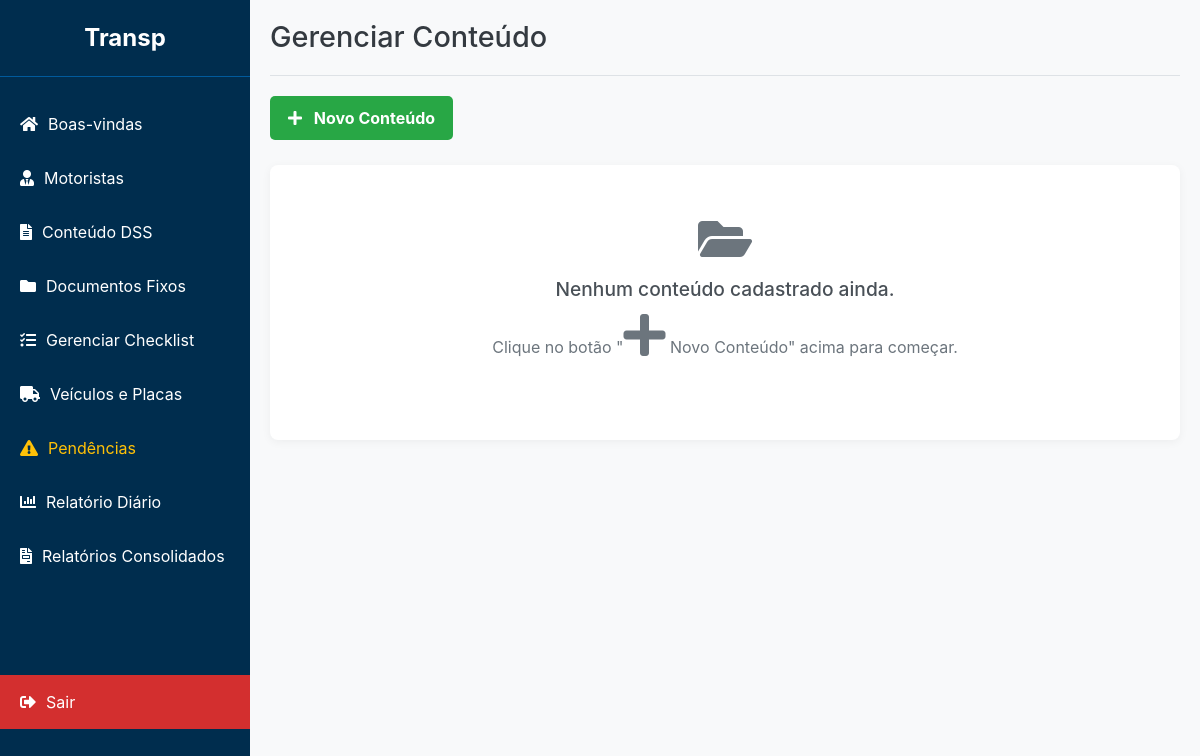
/admin/conteudo (signed in), run on an earlier commit of the app's database.
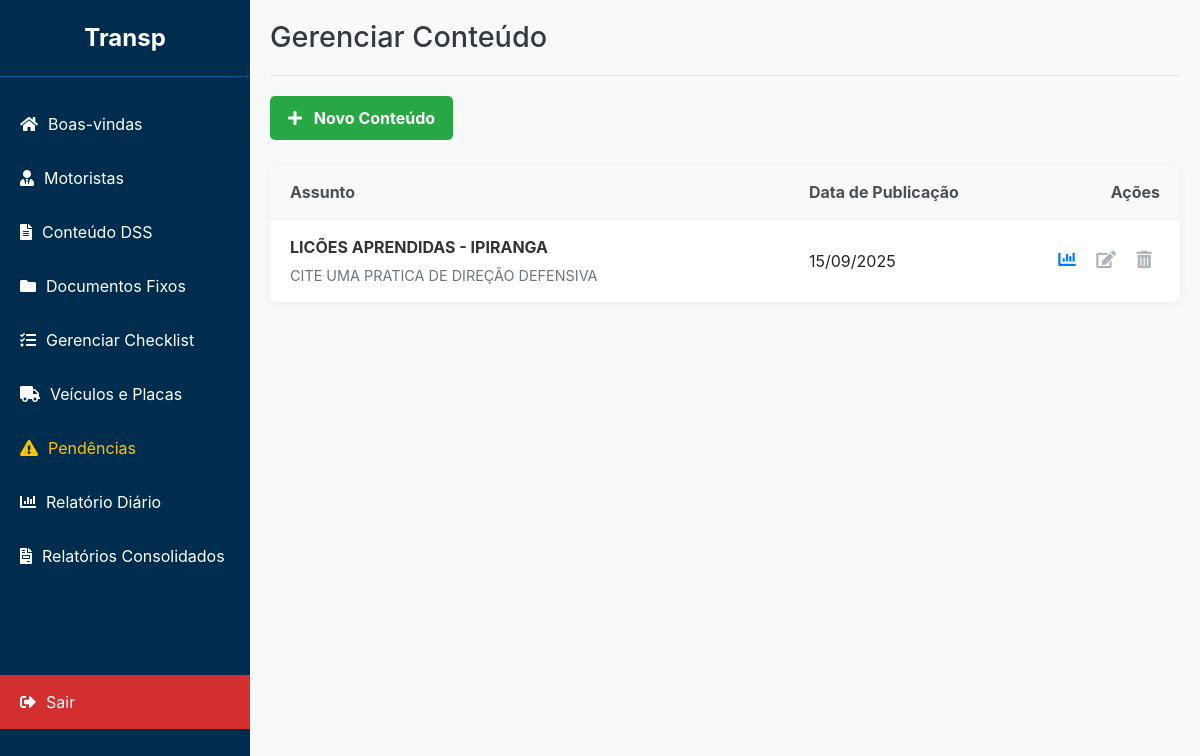
And on a later commit of the database.
### app/models.py (models this page shows)
class Conteudo(db.Model):
    id = db.Column(db.Integer, primary_key=True)
    data = db.Column(db.Date, nullable=False)
    assunto = db.Column(db.String(200), nullable=False)
    pergunta = db.Column(db.String(500), nullable=False)
    respostas = db.Column(db.Text)  # Armazena as opções de resposta, separadas por vírgula
    resposta_correta = db.Column(db.String(100), nullable=False)
    tipo_recurso = db.Column(db.String(10), nullable=False, default='link') # 'link' ou 'arquivo'
    recurso_link = db.Column(db.String(500)) # URL do vídeo, caminho do arquivo, etc.
    assinaturas = db.relationship('Assinatura', backref='conteudo', lazy=True)

### app/routes.py (the view)
@admin_bp.route('/conteudo')
def conteudo():
    if 'admin_user' not in session:
        return redirect(url_for('admin.login'))
    lista_conteudos = Conteudo.query.order_by(Conteudo.id.desc()).all()
    return render_template('conteudo.html', conteudos=lista_conteudos)

### app/templates/conteudo.html (shortened to what this page needs)
{% extends 'base_adm.html' %}
{% block head %}
    <link rel="stylesheet" href="{{ url_for('static', filename='css/conteudo.css') }}">
{% endblock %}
{% block header %}
    Gerenciar Conteúdo
{% endblock %}
{% block content %}
<div class="page-actions">
    <button class="btn-novo" onclick="toggleForm()"><i class="fas fa-plus"></i> Novo Conteúdo</button>
</div>
<div class="conteudo-list">
    {% if conteudos %}
        <div class="list-header">
            <div class="cell-assunto">Assunto</div>
            <div class="cell-data">Data de Publicação</div>
            <div class="cell-acoes">Ações</div>
        </div>
        {% for item in conteudos %}
        <div class="conteudo-item">
            <div class="cell-assunto">
                <span class="assunto-title">{{ item.assunto }}</span>
                <span class="pergunta-snippet">{{ item.pergunta | truncate(80) }}</span>
            </div>
            <div class="cell-data">{{ item.data.strftime('%d/%m/%Y') }}</div>
            <div class="cell-acoes">
                <a href="{{ url_for('admin.conteudo_detalhe', conteudo_id=item.id) }}" class="action-btn" title="Ver Relatório"><i class="fas fa-chart-bar"></i></a>
                <a href="#" class="action-btn disabled" title="Editar (em breve)"><i class="fas fa-edit"></i></a>
                <a href="#" class="action-btn disabled" title="Excluir (em breve)"><i class="fas fa-trash-alt"></i></a>
            </div>
        </div>
        {% endfor %}
    {% else %}
        <div class="empty-state">
            <i class="fas fa-folder-open"></i>
            <h4>Nenhum conteúdo cadastrado ainda.</h4>
            <p>Clique no botão "<i class="fas fa-plus"></i> Novo Conteúdo" acima para começar.</p>
        </div>
    {% endif %}
</div>
{% endblock %}

### app/templates/base_adm.html (shortened to what this page needs)
<!DOCTYPE html>
<html lang="pt-br">
<head>
    <link rel="stylesheet" href="https://cdnjs.cloudflare.com/ajax/libs/font-awesome/5.15.4/css/all.min.css">
    <link href="https://cdn.jsdelivr.net/npm/bootstrap@5.1.3/dist/css/bootstrap.min.css" rel="stylesheet">
    {% block head %}{% endblock %}
</head>
<body>
    <nav class="sidebar" id="sidebar">
        <div class="sidebar-header">
            Transp
        </div>
        <ul class="sidebar-nav">
            <li><a href="{{ url_for('admin.dashboard') }}"><i class="fas fa-home"></i> Boas-vindas</a></li>
            <li><a href="{{ url_for('admin.motoristas') }}"><i class="fas fa-user-tie"></i> Motoristas</a></li>
            <li><a href="{{ url_for('admin.conteudo') }}"><i class="fas fa-file-alt"></i> Conteúdo DSS</a></li>
            <li><a href="{{ url_for('admin.gerenciar_documentos') }}"><i class="fas fa-folder"></i> Documentos Fixos</a></li>
            <li><a href="{{ url_for('admin.gerenciar_checklists') }}"><i class="fas fa-tasks"></i> Gerenciar Checklist</a></li>
            <li><a href="{{ url_for('admin.gerenciar_veiculos') }}"><i class="fas fa-truck"></i> Veículos e Placas</a></li>
            <li><a href="{{ url_for('admin.gerenciar_pendencias') }}" style="color: #ffc107;"><i class="fas fa-exclamation-triangle"></i> Pendências</a></li>
            <li><a href="{{ url_for('admin.acompanhamento_diario') }}"><i class="fas fa-chart-bar"></i> Relatório Diário</a></li>
            <li><a href="{{ url_for('admin.relatorios_consolidados') }}"><i class="fas fa-file-invoice"></i> Relatórios Consolidados</a></li>
        </ul>
        <ul class="sidebar-nav">
             <li class="logout-link"><a href="{{ url_for('admin.admin_logout') }}"><i class="fas fa-sign-out-alt"></i> Sair</a></li>
        </ul>
    </nav>
    <main class="main-content" id="main-content">
        {% if self.header()|trim %}
        <header class="header">
            <h1>{% block header %}{% endblock %}</h1>
        </header>
        {% endif %}
        <section class="content">
            {% block content %}{% endblock %}
        </section>
    </main>
</body>
</html>

### app/static/css/conteudo.css (style rules this page uses)
.page-actions { margin-bottom: 25px; }
.btn-novo, .btn-cancel { padding: 10px 18px; border: none; border-radius: 5px; font-weight: bold; cursor: pointer; transition: background-color 0.2s; }
.btn-novo { background-color: #28a745; color: white; }
.btn-novo i, .btn-cancel i { margin-right: 8px; }
.conteudo-list { background-color: #fff; border-radius: 8px; overflow: hidden; box-shadow: 0 2px 10px rgba(0,0,0,0.05); }
.list-header, .conteudo-item { display: grid; grid-template-columns: 3fr 1fr 1fr; gap: 15px; padding: 15px 20px; align-items: center; border-bottom: 1px solid #f0f0f0; }
.list-header { background-color: #f8f9fa; font-weight: bold; color: #495057; }
.conteudo-item:last-child { border-bottom: none; }
.assunto-title { font-weight: bold; color: #333; display: block; margin-bottom: 4px; }
.pergunta-snippet { font-size: 0.9em; color: #6c757d; }
.cell-acoes { text-align: right; }
.action-btn { color: #007bff; text-decoration: none; margin: 0 8px; font-size: 1.1rem; }
.action-btn.disabled { color: #adb5bd; cursor: not-allowed; }

### app/templates/base_adm.html (style rules this page uses)
:root { --sidebar-width: 250px; --header-height: 60px; --primary-blue: #002D4E; --light-blue: #005A9C; --logout-red: #d32f2f; --logout-red-hover: #c62828; --flash-success: #d4edda; --flash-success-text: #155724; --flash-error: #f8d7da; --flash-error-text: #721c24; --flash-info: #cce5ff; --flash-info-text: #004085; }
body { font-family: -apple-system, BlinkMacSystemFont, "Segoe UI", Roboto, "Helvetica Neue", Arial, sans-serif; margin: 0; background-color: #f8f9fa; }
.sidebar { width: var(--sidebar-width); background-color: var(--primary-blue); color: white; display: flex; flex-direction: column; position: fixed; top: 0; left: 0; height: 100%; transition: transform 0.3s ease; z-index: 1020; }
.sidebar-header { padding: 20px; text-align: center; font-size: 1.5em; font-weight: bold; border-bottom: 1px solid var(--light-blue); }
.sidebar-nav { list-style-type: none; padding: 0; margin: 20px 0; flex-grow: 1; }
.sidebar-nav li a { color: white; text-decoration: none; display: flex; align-items: center; gap: 10px; padding: 15px 20px; transition: background-color 0.2s; }
.logout-link { margin-top: auto; }
.logout-link a { background-color: var(--logout-red) !important; }
.main-content { margin-left: var(--sidebar-width); padding: 20px; width: calc(100% - var(--sidebar-width)); }
.header { padding-bottom: 20px; border-bottom: 1px solid #dee2e6; margin-bottom: 20px; }
.header h1 { margin: 0; font-size: 1.8rem; color: #343a40; }

What changed in the data, as far as the page shows it:
added Conteudo: assunto "LICÕES APRENDIDAS - IPIRANGA", pergunta "CITE UMA PRATICA DE DIREÇÃO DEFENSIVA", data "15/09/2025"
Also different on the page:
text no longer shown: "Nenhum conteúdo cadastrado ainda. Clique no botão \" Novo Conteúdo\" acima para começar."
text now shown: "Assunto Data de Publicação Ações"
